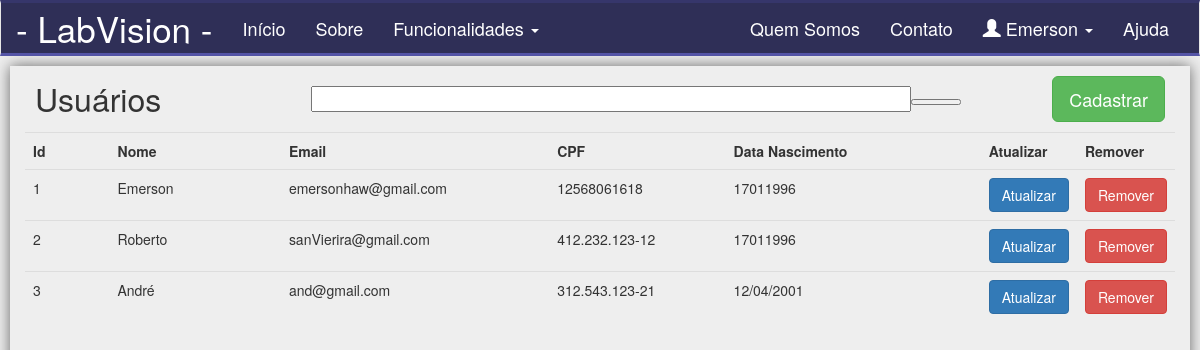
Page /listar-usuarios (signed in) on the committed database.
### app/models/tables.py (models this page shows, shortened)
class Pessoa(db.Model):
    __tablename__ = "pessoas"
    id = db.Column(db.Integer, primary_key=True)
    nome = db.Column(db.String(50))

class Usuario(Pessoa, db.Model):
    __tablename__ = "usuarios"
    id = db.Column(db.Integer, primary_key=True)
    email = db.Column(db.String(50))
    senha = db.Column(db.String(20))
    cpf = db.Column(db.String(20))
    dt_nascimento = db.Column(db.String(20))
    status = db.Column(db.Boolean())
    pessoa = db.Column(db.Integer, db.ForeignKey('pessoas.id'))
    def get_id(self):
        return str(self.id)

### app/controllers/default.py (the view)
@app.route('/listar-usuarios', methods=['GET', 'POST'])
def listar_usuarios():
    if not current_user.get_id():
        return redirect(url_for('login'))
    usuarios = Usuario.query.all()
    form = CadastrarUsuarioForm()
    return render_template('usuario/listar-usuarios.html', usuarios=usuarios, form=form)

### app/models/forms.py
class CadastrarUsuarioForm(FlaskForm):
    nome = StringField("email", validators=[DataRequired()])
    email = StringField("email", validators=[DataRequired()])
    senha = PasswordField("senha", validators=[DataRequired()])
    cpf = StringField("email", validators=[DataRequired()])
    dt_nascimento = StringField("email", validators=[DataRequired()])

### app/controllers/default.py (called while the page is built)
@login_manager.user_loader
def load_user(id):
    return Usuario.query.filter_by(id=id).first()

### app/templates/usuario/listar-usuarios.html (shortened to what this page needs)
{% include 'base/head.html' %}
{% include 'base/nav_bar.html' %}
<div class="container-principal">
    <div class="cabecalho-listagem">
        <div class="col-md-4 cabecalho-titulo">
            Usuários
        </div>
        <div class="col-md-11 cabecalho-entrada">
            <input class="col-md-3 entrada-listagem" type="text">
            <a href="">
                <button class="entypo-search cabecalho-botao-pesquisar">
                </button>
            </a>
        </div>
        <div class="col-md-2 cabecalho-botao-cadastrar">
            <a href="/cadastrar-usuarios">
                <button class="btn btn-lg btn-success">
                    Cadastrar
                </button>
            </a>
        </div>
    </div>
    <div class="col-md-12 table-responsive">
        <table class="col-md-12 table">
            <tr>
                <th class="col-md-1">Id</th>
                <th class="col-md-2">Nome</th>
                <th class="col-md-3">Email</th>
                <th class="col-md-2">CPF</th>
                <th class="col-md-3">Data Nascimento</th>
                <th>Atualizar</th>
                <th>Remover</th>
            </tr>
            {% for u in usuarios %}
            <tr>
                <td>
                    {{ u.id}}
                </td>
                <td>
                    {{ u.nome}}
                </td>
                <td>
                    {{ u.email}}
                </td>
                <td>
                    {{ u.cpf}}
                </td>
                <td>
                    {{ u.dt_nascimento}}
                </td>
                <td>
                    <a href="{{ url_for('atualizar_usuario', id=u.id)}}">
                    <button class="btn btn-primary">
                        Atualizar
                    </button>
                    </a>
                </td>
                <td>
                    <a href="{{ url_for('excluir_usuario', id=u.id)}}">
                        <button class="btn btn-danger">
                            Remover
                        </button>
                    </a>
                </td>
            </tr>
            {% endfor %}
        </table>
    </div>
</div>
            {% set aux = id %}
{% include 'base/footer.html' %}

### app/templates/base/head.html (shortened to what this page needs)
<!DOCTYPE html>
<html lang="pt-br">
<head>
    <link rel="stylesheet" href="{{ url_for('static', filename='bootstrap/css/bootstrap.css') }}">
    <link rel="stylesheet" href="{{ url_for('static', filename='css/main.css') }}">
</head>
<body>

### app/templates/base/nav_bar.html (shortened to what this page needs)
<div class="container-nav">
    <nav class="navbar navbar-default">
        <div class="container-fluid">
            <div class="navbar-header">
                <a class="navbar-brand nav-titulo" href="/index">- LabVision -</a>
            </div>
            <div class="collapse navbar-collapse" id="navPrincipal">
                <ul class="nav navbar-nav">
                    <li>
                        <a href="/index">Início</a>
                    </li>
                    <li>
                        <a href="/sobre">Sobre</a>
                    </li>
                    <li class="dropdown">
                        <a class="dropdown-toggle" data-toggle="dropdown" href="#">
                            Funcionalidades
                            <span class="caret"></span>
                        </a>
                    </li>
                </ul>
                <ul class="nav navbar-nav navbar-right">
                    <li><a href="">Quem Somos</a></li>
                    <li><a href="">Contato</a></li>
                    <li class="dropdown">
                        <a class="dropdown-toggle" data-toggle="dropdown" href="#">
                            <span class="glyphicon glyphicon-user nav-icone-perfil"></span>
                            <span class="nav-icone-perfil">{{current_user.nome}}</span>
                            <span class="caret"></span>
                        </a>
                    </li>
                    <li><a href="/ajuda">Ajuda</a></li>
                </ul>
            </div>
        </div>
    </nav>
</div>

### app/templates/base/footer.html (shortened to what this page needs)
</body>
</html>

### app/static/css/main.css (style rules this page uses)
body { background-color: #EEEEEE; margin: 0px; padding: 0px; }
.container-fluid > .navbar-header > a { color: #FFFFFF; }
.navbar-default .navbar-nav > li > a { color: #FFFFFF; }
.navbar-default .navbar-nav > li > a:before { color: #FF0000; }
.navbar { background: rgba(1,1,50,.8); width: 100%; }
.navbar-default { float: left; border-radius: 0px; margin-bottom: 0px; font-size: 18px; text-color: #FFFFFF; margin-top: 0px; margin-bottom: 10px; border-bottom: inset 3px rgba(100,100,200,.7); border-top: inset 3px rgba(100,100,200,.7); }
.navbar-brand { font-size: 35px; color: #FF0000; text-color: #FF0000; }
.dropdown { color: #00FF00; }
.container-principal { clear: left; margin-left: 10px; margin-right: 10px; box-shadow: 0px 0px 1em #666; min-height: 560px; }
.cabecalho-listagem { padding: 10px; display: flex; align-items: center; //centraliza horizontalmente justify-content: center; }
.cabecalho-titulo { float: left; font-size: 32px; }
.cabecalho-botao-cadastrar { align: right; }
.entrada-listagem { width: 600px; }
.entypo-search { width: 50px; color: #000000; }

### rows in the picture
Pessoa: nome "Emerson"
Usuario: id "1", nome "Emerson", email "emersonhaw@gmail.com", cpf "12568061618", dt_nascimento "17011996"
Usuario: id "2", nome "Roberto", email "sanVierira@gmail.com", cpf "412.232.123-12", dt_nascimento "17011996"
Usuario: id "3", nome "André", email "and@gmail.com", cpf "312.543.123-21", dt_nascimento "12/04/2001"
